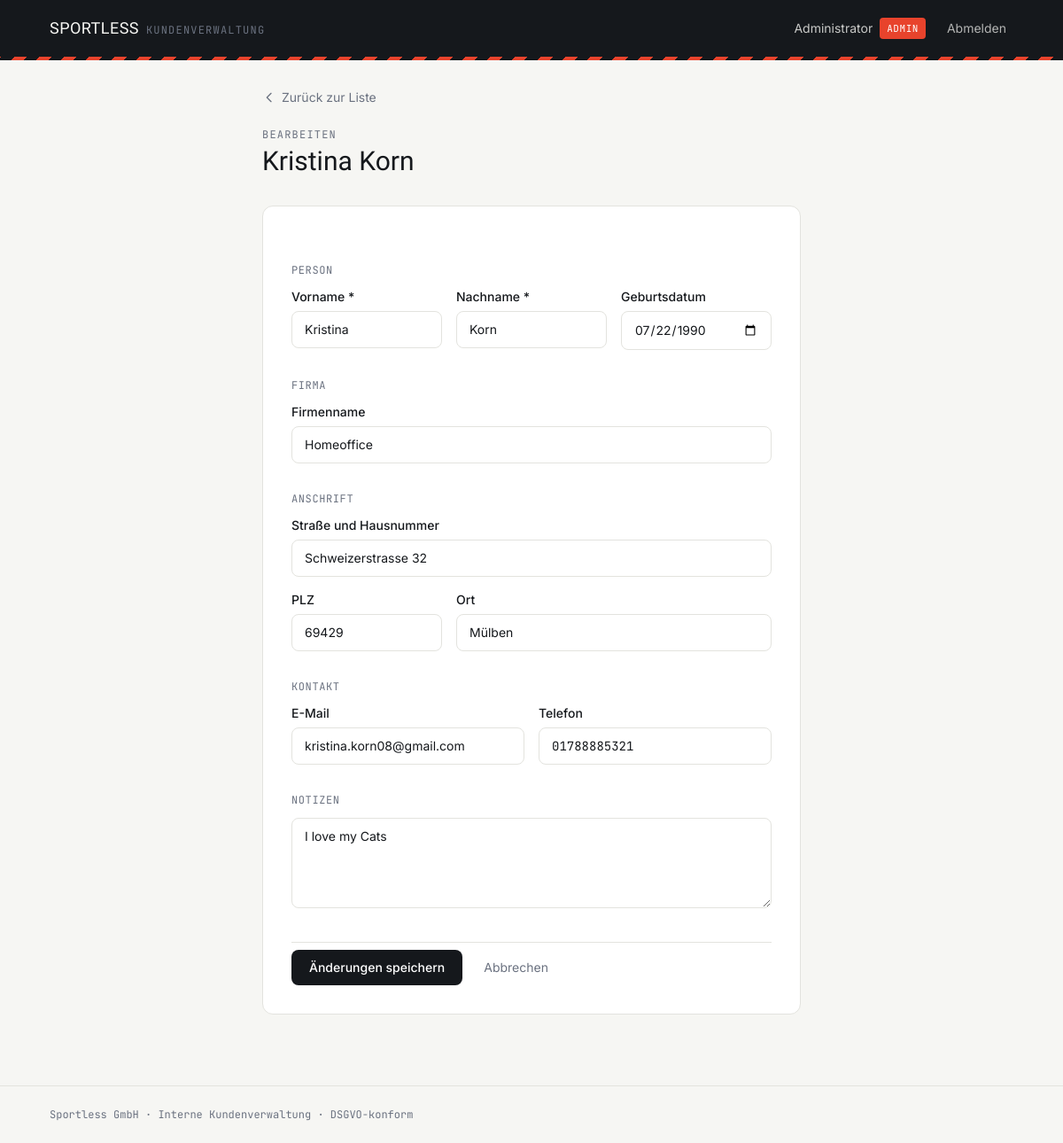
The app's page /kunde/1/bearbeiten (signed in) with its own data.
### models.py (models this page shows, shortened)
class Mitarbeiter(db.Model, UserMixin):
    __tablename__ = "mitarbeiter"
    id = db.Column(db.Integer, primary_key=True)
    benutzername = db.Column(db.String(64), unique=True, nullable=False, index=True)
    anzeigename = db.Column(db.String(120), nullable=False)
    passwort_hash = db.Column(db.String(512), nullable=False)
    rolle = db.Column(db.String(20), nullable=False, default=Rolle.MITARBEITER)
    aktiv = db.Column(db.Boolean, nullable=False, default=True)
    erstellt_am = db.Column(db.DateTime, default=lambda: datetime.now(timezone.utc))
    kunden = db.relationship(
        "Kunde",
        backref=db.backref("angelegt_von", lazy="joined"),
        lazy=True
    )
    @property
    def ist_admin(self) -> bool:
        return self.rolle == Rolle.ADMIN
    @property
    def is_active(self) -> bool:  # noqa: N802
        return self.aktiv

class Kunde(db.Model):
    __tablename__ = "kunden"
    id = db.Column(db.Integer, primary_key=True)
    vorname = db.Column(db.String(100), nullable=False)
    nachname = db.Column(db.String(100), nullable=False)
    geburtsdatum = db.Column(db.Date, nullable=True)
    firma = db.Column(db.String(150), nullable=True)
    strasse = db.Column(db.String(150), nullable=True)
    plz = db.Column(db.String(10), nullable=True)
    ort = db.Column(db.String(100), nullable=True)
    email = db.Column(db.String(150), nullable=True)
    telefon = db.Column(db.String(50), nullable=True)
    notizen = db.Column(db.Text, nullable=True)
    erstellt_am = db.Column(db.DateTime, default=lambda: datetime.now(timezone.utc))
    aktualisiert_am = db.Column(
        db.DateTime,
        default=lambda: datetime.now(timezone.utc),
        onupdate=lambda: datetime.now(timezone.utc)
    )
    angelegt_von_id = db.Column(
        db.Integer,
        db.ForeignKey("mitarbeiter.id", ondelete="SET NULL"),
        nullable=True
    )
    @property
    def vollstaendiger_name(self) -> str:
        return f"{self.vorname} {self.nachname}"

### routes.py (the view, shortened to what this page needs)
@kunden_bp.route("/kunde/<int:id>/bearbeiten", methods=["GET", "POST"])
@login_required
def kunde_bearbeiten(id: int):
    kunde = db.session.get(Kunde, id)
    if kunde is None:
        abort(404)
    return render_template("kunde_formular.html", kunde=kunde, modus="bearbeiten")

### app.py (called while the page is built)
@login_manager.user_loader
def lade_benutzer(benutzer_id: str):
    return db.session.get(Mitarbeiter, int(benutzer_id))

### templates/kunde_formular.html (shortened to what this page needs)
{% extends "base.html" %}
{% block inhalt %}
<div class="max-w-2xl mx-auto px-5 sm:px-8 py-8">
  <a href="{{ url_for('kunden.kunden_liste') }}"
    class="inline-flex items-center gap-1.5 text-sm text-inkmuted hover:text-ink transition-colors mb-6 focus:outline-none focus-visible:ring-2 focus-visible:ring-accent rounded">
    <svg class="w-4 h-4" fill="none" viewBox="0 0 24 24" stroke="currentColor" stroke-width="2">
      <path stroke-linecap="round" stroke-linejoin="round" d="M15 19l-7-7 7-7" />
    </svg>
    Zurück zur Liste
  </a>
  <p class="text-xs font-mono uppercase tracking-widest text-inkmuted mb-1">
    {{ "Neuanlage" if modus == "neu" else "Bearbeiten" }}
  </p>
  <h1 class="font-display text-2xl sm:text-3xl mb-8">
    {{ "Neuer Kunde" if modus == "neu" else kunde.vollstaendiger_name }}
  </h1>
  <form method="post" class="bg-white border border-line rounded-xl p-6 sm:p-8 space-y-8">
    <fieldset>
      <legend class="text-xs font-mono uppercase tracking-wider text-inkmuted mb-3">Person</legend>
      <div class="grid sm:grid-cols-2 md:grid-cols-3 gap-4">
        <div>
          <label for="vorname" class="block text-sm font-medium mb-1.5">Vorname *</label>
          <input type="text" id="vorname" name="vorname" required value="{{ kunde.vorname or '' }}"
            class="w-full border border-line rounded-lg px-3.5 py-2.5 text-sm focus:outline-none focus-visible:ring-2 focus-visible:ring-accent focus:border-accent transition-colors">
        </div>
        <div>
          <label for="nachname" class="block text-sm font-medium mb-1.5">Nachname *</label>
          <input type="text" id="nachname" name="nachname" required value="{{ kunde.nachname or '' }}"
            class="w-full border border-line rounded-lg px-3.5 py-2.5 text-sm focus:outline-none focus-visible:ring-2 focus-visible:ring-accent focus:border-accent transition-colors">
        </div>
        <div>
          <label for="geburtsdatum" class="block text-sm font-medium mb-1.5">Geburtsdatum</label>
          <input type="date" id="geburtsdatum" name="geburtsdatum"
            value="{{ kunde.geburtsdatum.strftime('%Y-%m-%d') if kunde.geburtsdatum else '' }}"
            class="w-full border border-line rounded-lg px-3.5 py-2.5 text-sm focus:outline-none focus-visible:ring-2 focus-visible:ring-accent focus:border-accent transition-colors">
        </div>
      </div>
    </fieldset>
    <fieldset>
      <legend class="text-xs font-mono uppercase tracking-wider text-inkmuted mb-3">Firma</legend>
      <div>
        <label for="firma" class="block text-sm font-medium mb-1.5">Firmenname</label>
        <input type="text" id="firma" name="firma" value="{{ kunde.firma or '' }}"
          class="w-full border border-line rounded-lg px-3.5 py-2.5 text-sm focus:outline-none focus-visible:ring-2 focus-visible:ring-accent focus:border-accent transition-colors">
      </div>
    </fieldset>
    <fieldset>
      <legend class="text-xs font-mono uppercase tracking-wider text-inkmuted mb-3">Anschrift</legend>
      <div class="space-y-4">
        <div>
          <label for="strasse" class="block text-sm font-medium mb-1.5">Straße und Hausnummer</label>
          <input type="text" id="strasse" name="strasse" value="{{ kunde.strasse or '' }}"
            class="w-full border border-line rounded-lg px-3.5 py-2.5 text-sm focus:outline-none focus-visible:ring-2 focus-visible:ring-accent focus:border-accent transition-colors">
        </div>
        <div class="grid grid-cols-3 gap-4">
          <div>
            <label for="plz" class="block text-sm font-medium mb-1.5">PLZ</label>
            <input type="text" id="plz" name="plz" value="{{ kunde.plz or '' }}"
              class="w-full border border-line rounded-lg px-3.5 py-2.5 text-sm focus:outline-none focus-visible:ring-2 focus-visible:ring-accent focus:border-accent transition-colors">
          </div>
          <div class="col-span-2">
            <label for="ort" class="block text-sm font-medium mb-1.5">Ort</label>
            <input type="text" id="ort" name="ort" value="{{ kunde.ort or '' }}"
              class="w-full border border-line rounded-lg px-3.5 py-2.5 text-sm focus:outline-none focus-visible:ring-2 focus-visible:ring-accent focus:border-accent transition-colors">
          </div>
        </div>
      </div>
    </fieldset>
    <fieldset>
      <legend class="text-xs font-mono uppercase tracking-wider text-inkmuted mb-3">Kontakt</legend>
      <div class="grid sm:grid-cols-2 gap-4">
        <div>
          <label for="email" class="block text-sm font-medium mb-1.5">E-Mail</label>
          <input type="email" id="email" name="email" value="{{ kunde.email or '' }}"
            class="w-full border border-line rounded-lg px-3.5 py-2.5 text-sm focus:outline-none focus-visible:ring-2 focus-visible:ring-accent focus:border-accent transition-colors">
        </div>
        <div>
          <label for="telefon" class="block text-sm font-medium mb-1.5">Telefon</label>
          <input type="tel" id="telefon" name="telefon" value="{{ kunde.telefon or '' }}"
            class="w-full border border-line rounded-lg px-3.5 py-2.5 text-sm font-mono focus:outline-none focus-visible:ring-2 focus-visible:ring-accent focus:border-accent transition-colors">
        </div>
      </div>
    </fieldset>
    <fieldset>
      <legend class="text-xs font-mono uppercase tracking-wider text-inkmuted mb-3">Notizen</legend>
      <textarea id="notizen" name="notizen" rows="4" placeholder="Individuelle Vermerke zu diesem Kunden …"
        class="w-full border border-line rounded-lg px-3.5 py-2.5 text-sm focus:outline-none focus-visible:ring-2 focus-visible:ring-accent focus:border-accent transition-colors resize-y">{{ kunde.notizen or '' }}</textarea>
    </fieldset>
    <div class="flex items-center gap-3 pt-2 border-t border-line">
      <button type="submit"
        class="bg-ink text-white text-sm font-medium rounded-lg px-5 py-2.5 hover:bg-accent transition-colors focus:outline-none focus-visible:ring-2 focus-visible:ring-accent focus-visible:ring-offset-2">
        {{ "Kunde anlegen" if modus == "neu" else "Änderungen speichern" }}
      </button>
      <a href="{{ url_for('kunden.kunden_liste') }}"
        class="text-sm text-inkmuted hover:text-ink transition-colors px-3 py-2.5">
        Abbrechen
      </a>
    </div>
  </form>
</div>
{% endblock %}

### templates/base.html (shortened to what this page needs)
<!DOCTYPE html>
<html lang="de">
<head>
  <script src="https://cdn.tailwindcss.com"></script>
</head>
<body class="bg-chalk text-ink font-body antialiased min-h-screen flex flex-col">
  {% if current_user.is_authenticated %}
  <header class="bg-ink text-chalk">
    <div class="max-w-6xl mx-auto px-5 sm:px-8 flex items-center justify-between h-16">
      <a href="{{ url_for('kunden.kunden_liste') }}"
        class="flex items-baseline gap-2 focus:outline-none focus-visible:ring-2 focus-visible:ring-accent rounded">
        <span class="font-display text-lg tracking-wide">SPORTLESS</span>
        <span class="hidden sm:inline text-xs text-inkmuted font-mono tracking-widest">KUNDENVERWALTUNG</span>
      </a>
      <div class="flex items-center gap-4">
        <span class="hidden sm:flex items-center gap-2 text-sm">
          <span class="text-chalk/80">{{ current_user.anzeigename }}</span>
          {% if current_user.ist_admin %}
          <span
            class="text-[11px] font-mono uppercase tracking-wider bg-accent text-white px-2 py-0.5 rounded">Admin</span>
          {% else %}
          <span
            class="text-[11px] font-mono uppercase tracking-wider bg-white/10 text-chalk/70 px-2 py-0.5 rounded">Mitarbeiter</span>
          {% endif %}
        </span>
        <form method="post" action="{{ url_for('auth.logout') }}">
          <button type="submit"
            class="text-sm text-chalk/70 hover:text-white transition-colors focus:outline-none focus-visible:ring-2 focus-visible:ring-accent rounded px-2 py-1">
            Abmelden
          </button>
        </form>
      </div>
    </div>
    <div class="finish-line"></div>
  </header>
  {% endif %}
  <main class="flex-1 w-full">
    {% block inhalt %}{% endblock %}
  </main>
  <footer class="border-t border-line mt-12">
    <div class="max-w-6xl mx-auto px-5 sm:px-8 py-6 text-xs text-inkmuted font-mono">
      Sportless GmbH · Interne Kundenverwaltung · DSGVO-konform
    </div>
  </footer>
</body>
</html>

### templates/base.html (style rules this page uses)
body { font-family: 'Inter', sans-serif; }
.finish-line { height: 4px; background-image: repeating-linear-gradient(-45deg, #15181C 0px, #15181C 10px, #E8432C 10px, #E8432C 20px); }

### records on screen
Mitarbeiter: anzeigename "Administrator"
Kunde: vorname+nachname "Kristina Korn", vorname "Kristina", nachname "Korn", geburtsdatum "07/22/1990", firma "Homeoffice", strasse "Schweizerstrasse 32", plz "69429", ort "Mülben", email "kristina.korn08@gmail.com", telefon "01788885321", notizen "I love my Cats"

### other values on screen
{{ "Neuanlage" if modus == "neu" else "Bearbeiten" }} "BEARBEITEN"
{{ "Kunde anlegen" if modus == "neu" else "Änderungen speichern" }} "Änderungen speichern"
